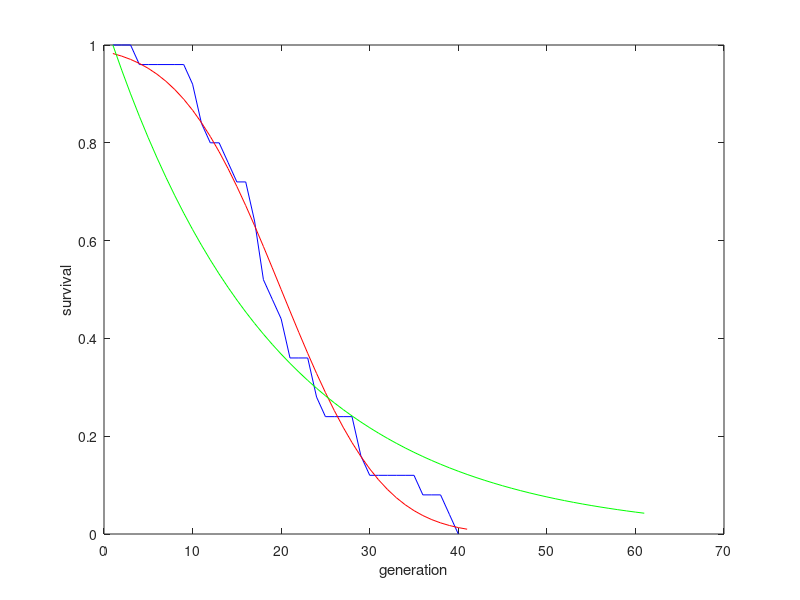
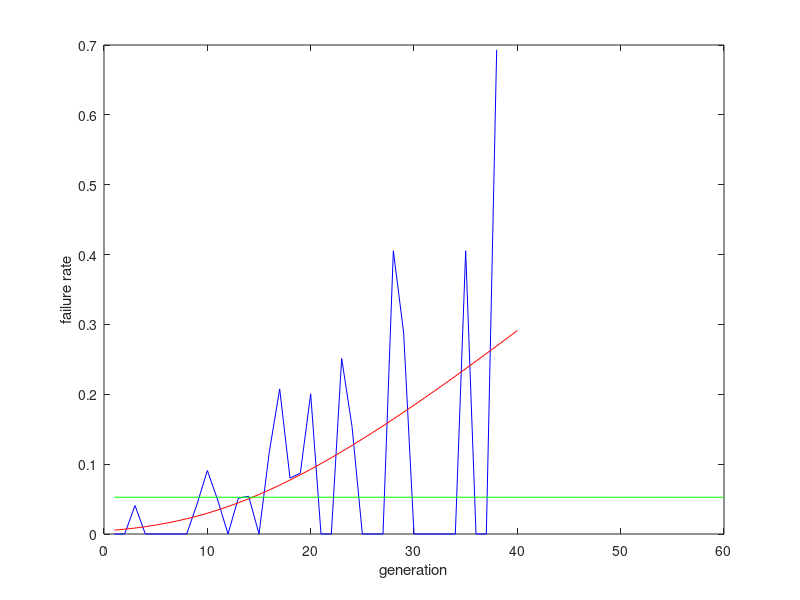

Write MATLAB code to recreate these figures, in order.
function analyzeRLS()

rlsdata=[20 36 12 10 18 39 11 24 30 19 18 21 25 14 11 17 40 29 17 24 15 4 21 18 29];
mean(rlsdata)

%
%[cdfe x]=ecdf(rlsdata,'frequency');
% cdfe=1-cdfe;

cdfe=[]

for i=1:max(rlsdata)
    pix=find(rlsdata>i);
    cdfe(i)=numel(pix)/length(rlsdata);
end
x=1:max(rlsdata);

 p1 = 1-cdf('Normal',0:40,19,9); % gaussian distribution
 
 p2= exp(-(0:60)/19);
 
 

 
 % cumulative plot
 figure, plot(x,cdfe,'Color','b'); hold on; plot(p1,'Color','r'); plot(p2,'Color','g');
 ylabel('survival');
 xlabel('generation');
 

 %failure rate
 %cdfe=cdfe(find(cdfe~=0));
 r=-diff(log(cdfe));
 
 dp1=-diff(log(p1));
 dp2=-diff(log(p2));
 
 figure, plot(x(1:end-1),r,'Color','b'); hold on; plot(dp1,'Color','r'); plot(dp2,'Color','g'); 
 ylabel('failure rate');
 xlabel('generation');




